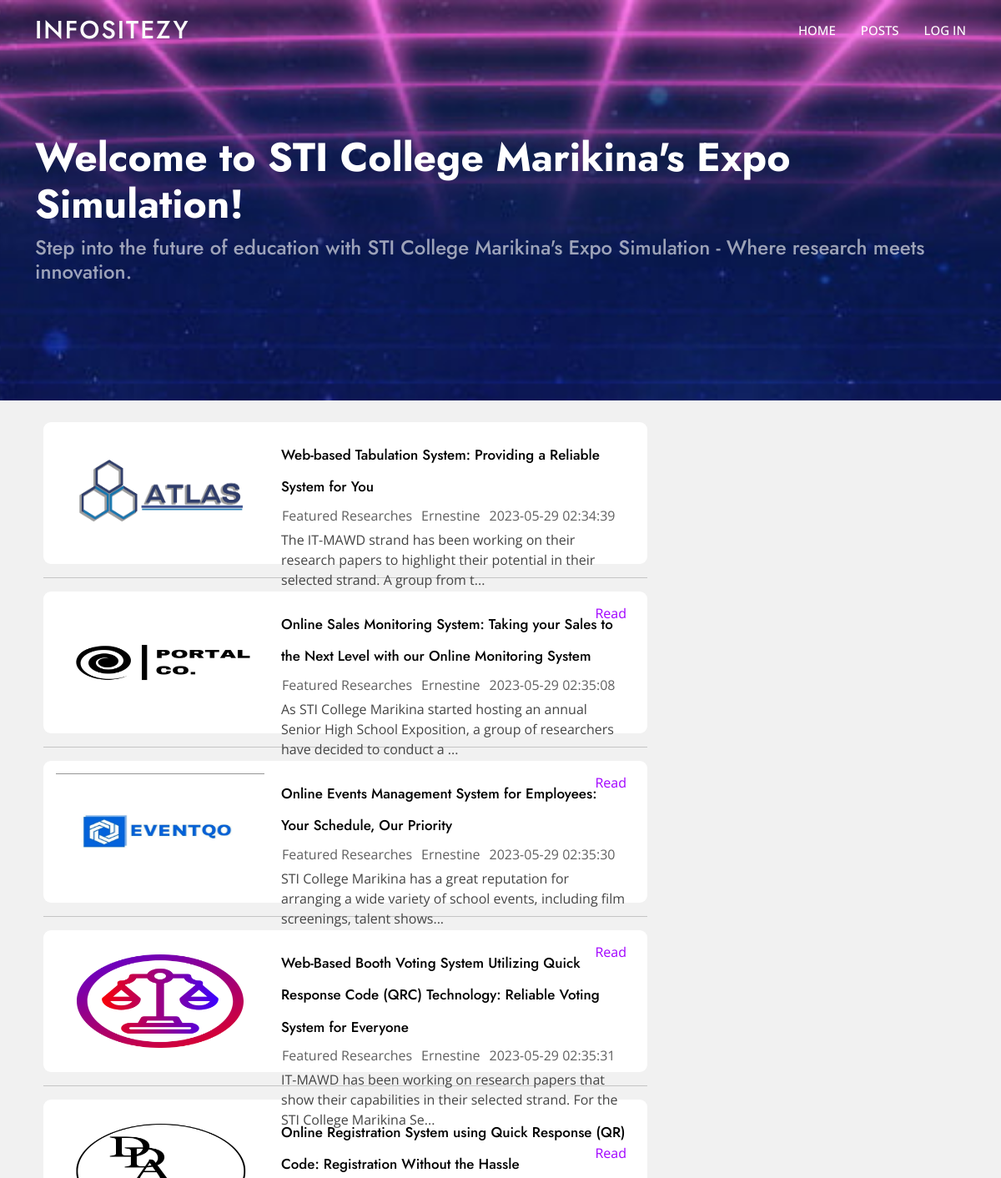
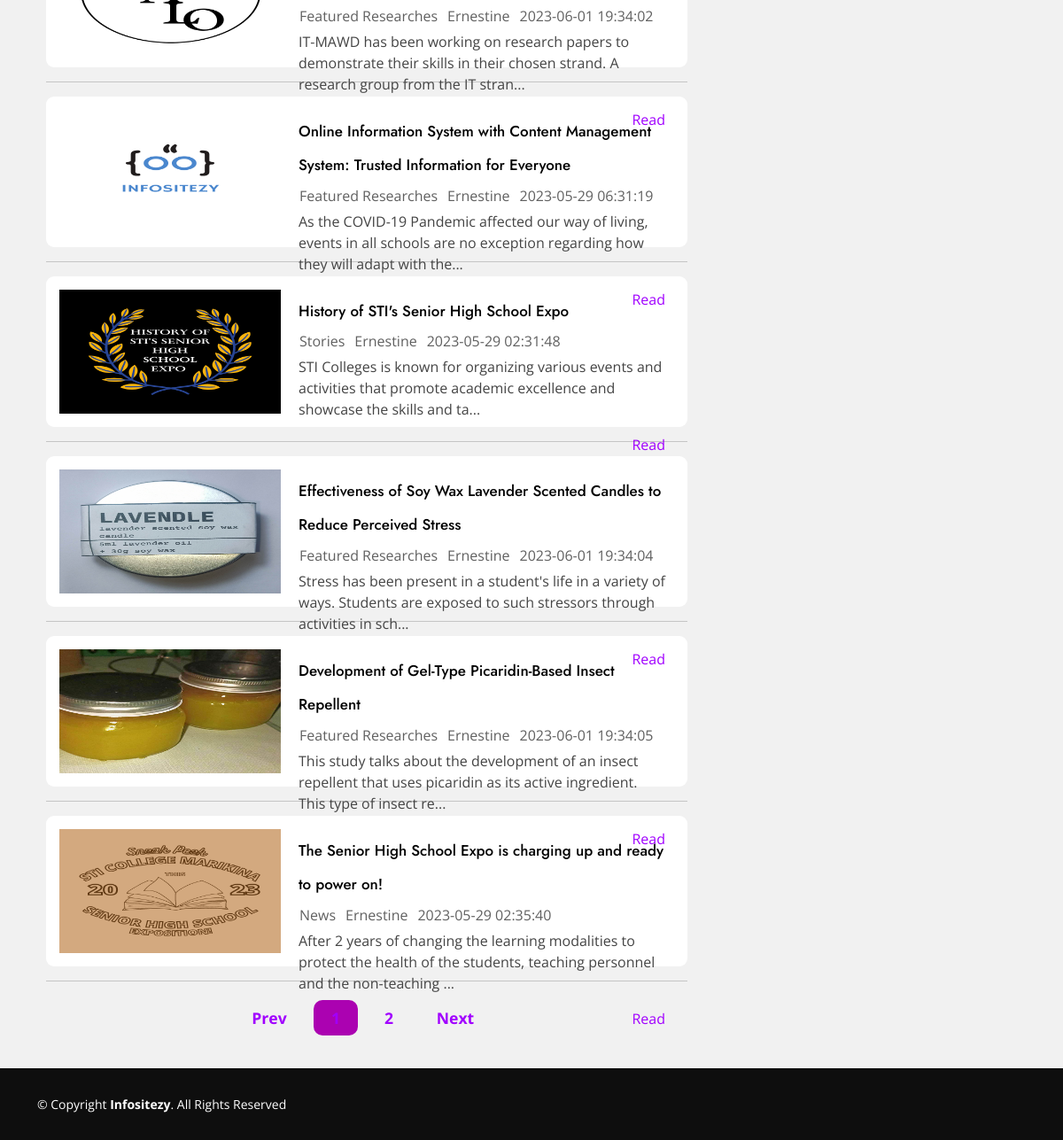
Screenshot of /user.php?pageid=5 with the database file from the repository (2 pictures, top to bottom).
### tables this page shows
CREATE TABLE `posts` (
  `post_id` int(11) NOT NULL,
  `post_name` varchar(255) NOT NULL,
  `post_desc` varchar(5000) NOT NULL,
  `category` int(11) NOT NULL,
  `author` int(100) NOT NULL,
  `post_date` timestamp NOT NULL DEFAULT current_timestamp() ON UPDATE current_timestamp(),
  `post_img` varchar(100) NOT NULL,
  `status` enum('pending','approved','rejected') NOT NULL DEFAULT 'pending'
);

CREATE TABLE `category` (
  `category_id` int(11) NOT NULL,
  `category_name` varchar(70) NOT NULL,
  `category_posts` int(11) NOT NULL,
  `guideline` varchar(500) DEFAULT NULL
);

CREATE TABLE `users` (
  `id` int(11) NOT NULL,
  `uname` varchar(70) NOT NULL,
  `upass` varchar(70) NOT NULL,
  `urole` int(11) NOT NULL,
  `u_posts` int(11) NOT NULL
);

### user.php (the view, shortened to what this page needs)
<?php require_once('database/connection.php'); ?>
<!DOCTYPE html>
<html lang="en">
<head>
  <link href="assets/vendor/aos/aos.css" rel="stylesheet">
  <link href="assets/vendor/bootstrap/css/bootstrap.min.css" rel="stylesheet">
  <link href="assets/vendor/bootstrap-icons/bootstrap-icons.css" rel="stylesheet">
  <link href="assets/vendor/boxicons/css/boxicons.min.css" rel="stylesheet">
  <link href="assets/vendor/glightbox/css/glightbox.min.css" rel="stylesheet">
  <link href="assets/vendor/remixicon/remixicon.css" rel="stylesheet">
  <link href="assets/vendor/swiper/swiper-bundle.min.css" rel="stylesheet">
  <link href="assets/css/style.css" rel="stylesheet">
  <link href="assets/css/blogs.css" rel="stylesheet">
</head>
<body>
  <?php
  include_once('client-includes\header.php');
  ?>
  <section id="hero" class="d-flex align-items-center" style="height: 60vh;">
    <div class="container">
      <div class="row">
        <div data-aos="fade-up" data-aos-delay="200">
          <h1>Welcome to STI College Marikina's Expo Simulation!</h1>
          <h2>Step into the future of education with STI College Marikina's Expo Simulation - Where research meets innovation.</h2>
        </div>
      </div>
    </div>
  </section>
  <div class="container my-3">
    <div class="row">
      <div class="col-12 col-md-8 main">
        <?php
        if (isset($_REQUEST['pageid'])) {
          $catpage = $_REQUEST['pageid'];
        } else {
          header('location:error.php');
        }
        $limit = 10;
        if (isset($_REQUEST['page'])) {
          $pageno = $_REQUEST['page'];
        } else {
          $pageno = 1;
        }
        $offsetl = ($pageno - 1) * $limit;
        $sql = "SELECT post_id,post_name,post_desc,post_date,post_img,ur.id,ur.uname,ct.category_id,ct.category_name FROM posts LEFT JOIN users ur ON posts.author=ur.id LEFT JOIN category ct ON posts.category=ct.category_id WHERE id=$catpage LIMIT $offsetl,$limit";
        $res = $conn->prepare($sql);
        $res->bind_result($pid, $pname, $pdesc, $pdate, $pimg, $uid, $urname, $ctid, $ctname);
        $res->execute();
        $res->store_result();
        if ($res->num_rows() > 0) {
          while ($res->fetch()) {
        ?>
            <div class="post">
              <span class="postimg">
                <img src="<?php if (isset($pimg)) {
                            echo "admin/images/" . $pimg;
                          } ?>" onclick="location.href='article.php?id=<?php echo $pid ?>'" alt="">
              </span>
              <span class="postright">
                <h2><a href="article.php?id=<?php echo $pid ?>"><?php if (isset($pname)) {
                                                                  echo $pname;
                                                                } ?></a></h2>
                <div class="postdet">
                  <span class="postdet1">
                    <a href="category.php?pageid=<?php echo $ctid ?>"><?php if (isset($ctname)) {
                                                                        echo $ctname;
                                                                      } else {
                                                                        echo "Default";
                                                                      } ?></a>
                  </span>
                  <span class="postdet1">
                    <a href="user.php?pageid=<?php echo $uid ?>"><?php if (isset($urname)) {
                                                                    echo $urname;
                                                                  } else {
                                                                    echo "koushil-A";
                                                                  } ?></a>
                  </span>
                  <span class="postdet1">
                    <a><?php if (isset($pdate)) {
                          echo $pdate;
                        } ?></a>
                  </span>
                </div>
                <p class="postcontent"><?php if (isset($pdesc)) {
                                          echo substr($pdesc, 0, 130) . "...";
                                        } ?>
                </p>
                <div class="readmore">
                  <a href="article.php?id=<?php echo $pid; ?>" style="text-decoration:none;" class="">Read</a>
                </div>
              </span>
            </div>
            <div class="hr">
              <hr>
            </div>
        <?php }
        } ?>
        <?php
        $sqlpg = "SELECT * FROM posts";
        $respg = $conn->prepare($sqlpg);
        $respg->execute();
        $respg->store_result();
        if ($respg->num_rows() > 0) {
          $ttlrecords = $respg->num_rows();
          $ttlpages = ceil($ttlrecords / $limit);
          echo '<ul class="pagination">';
          if ($pageno > 1) {
            echo '<li class="paginationli prev"><a href="category.php?pageid=' . $catpage . '&page=' . ($pageno - 1) . '">Prev</a></li>';
          } else {
            $pageno = 1;
            echo '<li class="paginationli prev"><a href="category.php?pageid=' . $catpage . '&page=' . ($pageno) . '">Prev</a></li>';
          }
          for ($i = 1; $i <= $ttlpages; $i++) {
            if ($pageno == $i) {
              $pgactive = "pgactive";
            } else {
              $pgactive = "";
            }
            echo '<li class="paginationli ' . $pgactive . '"><a href="category.php?pageid=' . $catpage . '&page=' . $i . '">' . $i . '</a></li>';
          }
          if ($pageno < $ttlpages) {
            echo '<li class="paginationli next"><a href="category.php?pageid=' . $catpage . '&page=' . ($pageno + 1) . '">Next</a></li>';
          } else {
            $pageno = $ttlpages;
            echo '<li class="paginationli prev"><a href="category.php?pageid=' . $catpage . '&page=' . ($pageno) . '">Next</a></li>';
          }
          echo '</ul>';
        }
        ?>
      </div>
    </div>
  </div>
  <?php
  include_once('client-includes/footer.php');
  ?>
</body>
</html>

### assets/css/style.css (style rules this page uses)
body { font-family: "Open Sans", sans-serif; color: #444444; }
a { color: #a100ff; text-decoration: none; }
h1, h2, h3, h4, h5, h6 { font-family: "Jost", sans-serif; }
#hero { width: 100%; height: 100vh; background:url("../img/hero-home.jpg") fixed center center; background-size: cover; }
#hero .container { padding-top: 72px; }
#hero h1 { margin: 0 0 10px 0; font-size: 48px; font-weight: 700; line-height: 56px; color: #fff; }
#hero h2 { color: rgba(255, 255, 255, 0.6); margin-bottom: 50px; font-size: 24px; }
section { padding: 60px 0; overflow: hidden; }

### assets/css/blogs.css (style rules this page uses)
* { margin:0px; padding:0px; box-sizing: border-box; }
.row { --bs-gutter-x: 0px; }
body { background-color:#F1F1F1; }
.main { height:auto; margin-right:20px; }
.post { display:flex; height:170px; background-color: white; width:auto; padding: 15px; border-radius: 9px; margin:10px; transition: box-shadow 0.3s ease; }
.postimg { height:140px; width:250px; display:flex; }
.postimg img { height:100%; width:inherit; box-shadow: 0px 0px 5px 2px white; }
.postright { height:160px; width:calc(100% - 230px); margin:0 10px 0 20px; }
.postright h2 a { text-decoration:none; font-size: 17px; color:black; }
.postdet { display:flex; margin-bottom:10px; }
.postdet1 { color: #606060; text-transform: capitalize; margin: 0 10px 5px 0; display: inline-block; }
.postdet1 a { color: #606060; text-decoration: none; }
.postcontent { margin-top:-10px; }
.readmore { width:auto; display:flex; justify-content: flex-end; }
.hr { margin:10px 10px 10px 10px; }
.pagination { height:50px; width:100%; display:flex; flex-wrap: wrap; justify-content: center; align-content: center; }
.paginationli { height:40px; width:50px; margin-right:10px; list-style: none; border-radius:10px; display:flex; flex-wrap: wrap; justify-content: center; align-content: center; }
.paginationli a { text-decoration: none; font-weight:bold; font-size:1.1rem; }
.prev,.next { padding:0px 40px; }
.pgactive { background-color: rgb(171, 2, 177); }

### rows the page displays
posts: post_img (picture), post_name "Web-based Tabulation System: Providing a Reliable System for You", category.category_name "Featured Researches", users.uname "Ernestine", post_date "2023-05-29 02:34:39", post_desc "The IT-MAWD strand has been working on their research papers to highlight their potential in their selected strand. A group from t"
posts: post_img (picture), post_name "Online Sales Monitoring System: Taking your Sales to the Next Level with our Online Monitoring System", category.category_name "Featured Researches", users.uname "Ernestine", post_date "2023-05-29 02:35:08", post_desc "As STI College Marikina started hosting an annual Senior High School Exposition, a group of researchers have decided to conduct a"
posts: post_img (picture), post_name "Online Events Management System for Employees: Your Schedule, Our Priority", category.category_name "Featured Researches", users.uname "Ernestine", post_date "2023-05-29 02:35:30", post_desc "STI College Marikina has a great reputation for arranging a wide variety of school events, including film screenings, talent shows"
posts: post_img (picture), post_name "Web-Based Booth Voting System Utilizing Quick Response Code (QRC) Technology: Reliable Voting System for Everyone", category.category_name "Featured Researches", users.uname "Ernestine", post_date "2023-05-29 02:35:31", post_desc "IT-MAWD has been working on research papers that show their capabilities in their selected strand. For the STI College Marikina Se"
posts: post_img (picture), post_name "Online Registration System using Quick Response (QR) Code: Registration Without the Hassle", category.category_name "Featured Researches", users.uname "Ernestine", post_date "2023-06-01 19:34:02", post_desc "IT-MAWD has been working on research papers to demonstrate their skills in their chosen strand. A research group from the IT stran"
posts: post_img (picture), post_name "Online Information System with Content Management System: Trusted Information for Everyone", category.category_name "Featured Researches", users.uname "Ernestine", post_date "2023-05-29 06:31:19", post_desc "As the COVID-19 Pandemic affected our way of living, events in all schools are no exception regarding how they will adapt with the"
posts: post_img (picture), post_name "History of STI's Senior High School Expo", category.category_name "Stories", users.uname "Ernestine", post_date "2023-05-29 02:31:48", post_desc "STI Colleges is known for organizing various events and activities that promote academic excellence and showcase the skills and ta"
posts: post_img (picture), post_name "Effectiveness of Soy Wax Lavender Scented Candles to Reduce Perceived Stress", category.category_name "Featured Researches", users.uname "Ernestine", post_date "2023-06-01 19:34:04", post_desc "Stress has been present in a student's life in a variety of ways. Students are exposed to such stressors through activities in sch"
posts: post_img (picture), post_name "Development of Gel-Type Picaridin-Based Insect Repellent", category.category_name "Featured Researches", users.uname "Ernestine", post_date "2023-06-01 19:34:05", post_desc "This study talks about the development of an insect repellent that uses picaridin as its active ingredient. This type of insect re"
posts: post_img (picture), post_name "The Senior High School Expo is charging up and ready to power on!", category.category_name "News", users.uname "Ernestine", post_date "2023-05-29 02:35:40", post_desc "After 2 years of changing the learning modalities to protect the health of the students, teaching personnel and the non-teaching"
